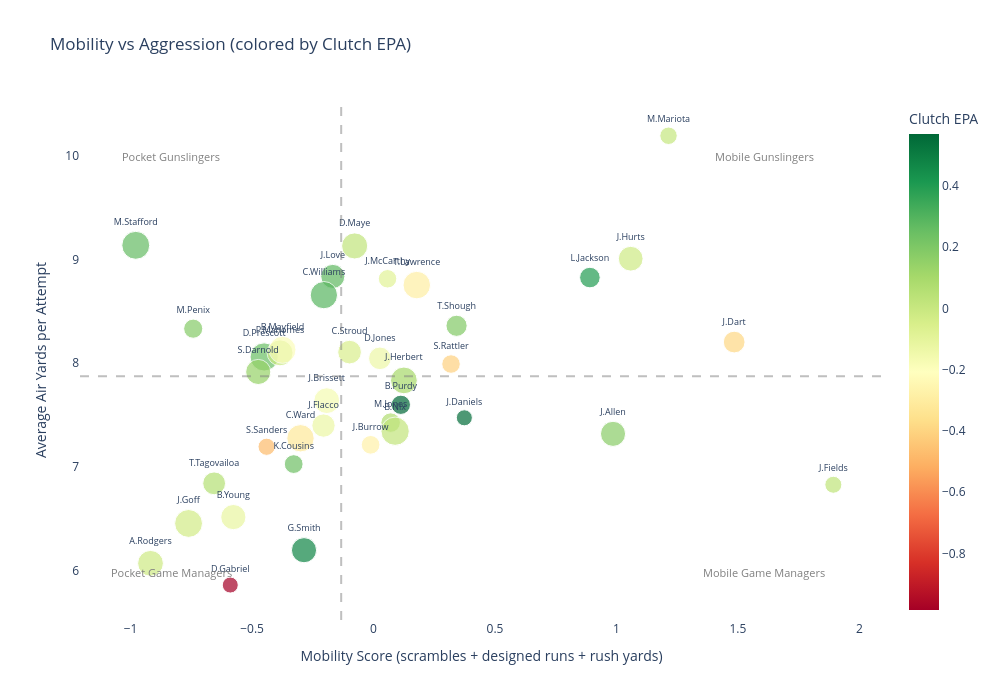

Source (notebook cell):
### Code cell
# FIXED: Mobility vs Aggression — now with real spread
fig = px.scatter(
    plot_df, 
    x='mobility_score', 
    y='avg_air_yards',
    text='player_name', 
    size='pass_attempts',
    color='clutch_epa',
    color_continuous_scale='RdYlGn',
    title='Mobility vs Aggression (colored by Clutch EPA)',
    labels={
        'mobility_score': 'Mobility Score (scrambles + designed runs + rush yards)',
        'avg_air_yards': 'Average Air Yards per Attempt',
        'clutch_epa': 'Clutch EPA'
    },
    hover_data=['team', 'rush_yards_per_game', 'designed_rush_rate']
)
fig.update_traces(textposition='top center', textfont_size=9)
fig.update_layout(
    width=1000, height=700,
    plot_bgcolor='white',
)

# Add quadrant lines at the median
fig.add_hline(y=plot_df['avg_air_yards'].median(), line_dash='dash', line_color='gray', opacity=0.5)
fig.add_vline(x=plot_df['mobility_score'].median(), line_dash='dash', line_color='gray', opacity=0.5)

# Add quadrant labels
fig.add_annotation(x=plot_df['mobility_score'].max()*0.85, y=plot_df['avg_air_yards'].max()*0.98,
                   text='Mobile Gunslingers', showarrow=False, font=dict(size=11, color='gray'))
fig.add_annotation(x=plot_df['mobility_score'].min()*0.85, y=plot_df['avg_air_yards'].max()*0.98,
                   text='Pocket Gunslingers', showarrow=False, font=dict(size=11, color='gray'))
fig.add_annotation(x=plot_df['mobility_score'].max()*0.85, y=plot_df['avg_air_yards'].min()*1.02,
                   text='Mobile Game Managers', showarrow=False, font=dict(size=11, color='gray'))
fig.add_annotation(x=plot_df['mobility_score'].min()*0.85, y=plot_df['avg_air_yards'].min()*1.02,
                   text='Pocket Game Managers', showarrow=False, font=dict(size=11, color='gray'))

fig.show()

### Figure 1 — Plotly figure (JSON) as saved in the notebook; plotly's stock layout.template omitted (floating-point values rounded to 4 significant figures)
{"data": [{"customdata": [["PIT", 0, 0.001901], ["CIN", 1.833, 0.01826], ["LA", 0, 0.008039], ["ATL", 0.9, 0.02105], ["LV", 0.4, 0.03282], ["WAS", 14, 0.09738], ["DAL", 0.7647, 0.01721], ["DET", 0.2941, 0.009677], ["ARI", 1.538, 0.02588], ["KC", 0.6429, 0.007435], ["BAL", 10.77, 0.07692], ["TB", 1.059, 0.008576], ["BUF", 10.81, 0.0844], ["SEA", 1.118, 0.01575], ["IND", 1.769, 0.0381], ["MIA", 0.1429, 0.01199], ["GB", 1.867, 0.02132], ["LAC", 4.562, 0.0423], ["PHI", 10.62, 0.1004], ["CIN", 2, 0.01779], ["NYJ", 16.56, 0.1519], ["JAX", 3.471, 0.04928], ["SF", 2.375, 0.0443], ["SF", 2.222, 0.03595], ["CAR", 0.875, 0.01179], ["HOU", 1.429, 0.02851], ["NO", 6, 0.05226], ["DEN", 3.882, 0.04525], ["NE", 2.941, 0.0375], ["WAS", 5.286, 0.07273], ["ATL", 0, 0.003448], ["CHI", 1.882, 0.03752], ["MIN", 3.5, 0.03915], ["CLE", 0.5, 0.008439], ["TEN", 1.059, 0.01661], ["NYG", 16.83, 0.09903], ["CLE", -0.2, 0.009756], ["NO", 6.727, 0.0508]], "hovertemplate": "Mobility Score (scrambles + designed runs + rush yards)=%{x}<br>Average Air Yards per Attempt=%{y}<br>pass_attempts=%{marker.size}<br>player_name=%{text}<br>team=%{customdata[0]}<br>rush_yards_per_game=%{customdata[1]}<br>designed_rush_rate=%{customdata[2]}<br>Clutch EPA=%{marker.color}<extra></extra>", "legendgroup": "", "marker": {"color": [-0.01946, -0.1298, 0.2606, 0.2393, 0.4733, 0.00531, 0.2454, -0.0322, -0.1678, -0.007089, 0.3964, -0.1927, 0.1709, 0.1395, -0.1329, 0.05664, 0.2732, 0.09954, -0.01914, -0.274, 0.02782, -0.2915, 0.07009, 0.5687, -0.1177, -0.05443, -0.4093, 0.01719, 0.02203, 0.5521, 0.1802, 0.2861, -0.08932, -0.4772, -0.3177, -0.3878, -0.9843, 0.19], "coloraxis": "coloraxis", "size": [525, 430, 617, 279, 501, 241, 628, 614, 527, 534, 336, 578, 499, 500, 404, 412, 459, 566, 484, 276, 229, 598, 302, 295, 503, 443, 272, 633, 539, 204, 289, 590, 270, 235, 592, 373, 203, 355], "sizemode": "area", "sizeref": 1.583, "symbol": "circle"}, "mode": "markers+text", "name": "", "orientation": "v", "showlegend": false, "text": ["A.Rodgers", "J.Flacco", "M.Stafford", "K.Cousins", "G.Smith", "M.Mariota", "D.Prescott", "J.Goff", "J.Brissett", "P.Mahomes", "L.Jackson", "B.Mayfield", "J.Allen", "S.Darnold", "D.Jones", "T.Tagovailoa", "J.Love", "J.Herbert", "J.Hurts", "J.Burrow", "J.Fields", "T.Lawrence", "M.Jones", "B.Purdy", "B.Young", "C.Stroud", "S.Rattler", "B.Nix", "D.Maye", "J.Daniels", "M.Penix", "C.Williams", "J.McCarthy", "S.Sanders", "C.Ward", "J.Dart", "D.Gabriel", "T.Shough"], "textfont": {"size": 9}, "textposition": "top center", "type": "scatter", "x": [-0.918, -0.2059, -0.9788, -0.3286, -0.2861, 1.214, -0.4503, -0.7614, -0.1925, -0.3848, 0.8908, -0.3747, 0.986, -0.4746, 0.02625, -0.6561, -0.1676, 0.1251, 1.059, -0.01192, 1.893, 0.1781, 0.07053, 0.1125, -0.5771, -0.09863, 0.3191, 0.08897, -0.07763, 0.3739, -0.7423, -0.2044, 0.05777, -0.44, -0.3006, 1.485, -0.5897, 0.3419], "xaxis": "x", "y": [6.069, 7.398, 9.138, 7.026, 6.195, 10.2, 8.06, 6.453, 7.638, 8.1, 8.827, 8.129, 7.318, 7.915, 8.047, 6.84, 8.838, 7.834, 9.009, 7.212, 6.827, 8.754, 7.427, 7.599, 6.515, 8.107, 7.992, 7.344, 9.132, 7.473, 8.333, 8.657, 8.815, 7.193, 7.276, 8.204, 5.859, 8.361], "yaxis": "y"}], "layout": {"annotations": [{"font": {"color": "gray", "size": 11}, "showarrow": false, "text": "Mobile Gunslingers", "x": 1.609, "y": 9.992}, {"font": {"color": "gray", "size": 11}, "showarrow": false, "text": "Pocket Gunslingers", "x": -0.832, "y": 9.992}, {"font": {"color": "gray", "size": 11}, "showarrow": false, "text": "Mobile Game Managers", "x": 1.609, "y": 5.976}, {"font": {"color": "gray", "size": 11}, "showarrow": false, "text": "Pocket Game Managers", "x": -0.832, "y": 5.976}], "coloraxis": {"colorbar": {"title": {"text": "Clutch EPA"}}, "colorscale": [[0, "rgb(165,0,38)"], [0.1, "rgb(215,48,39)"], [0.2, "rgb(244,109,67)"], [0.3, "rgb(253,174,97)"], [0.4, "rgb(254,224,139)"], [0.5, "rgb(255,255,191)"], [0.6, "rgb(217,239,139)"], [0.7, "rgb(166,217,106)"], [0.8, "rgb(102,189,99)"], [0.9, "rgb(26,152,80)"], [1, "rgb(0,104,55)"]]}, "height": 700, "legend": {"itemsizing": "constant", "tracegroupgap": 0}, "plot_bgcolor": "white", "shapes": [{"line": {"color": "gray", "dash": "dash"}, "opacity": 0.5, "type": "line", "x0": 0, "x1": 1, "xref": "x domain", "y0": 7.875, "y1": 7.875, "yref": "y"}, {"line": {"color": "gray", "dash": "dash"}, "opacity": 0.5, "type": "line", "x0": -0.1331, "x1": -0.1331, "xref": "x", "y0": 0, "y1": 1, "yref": "y domain"}], "title": {"text": "Mobility vs Aggression (colored by Clutch EPA)"}, "width": 1000, "xaxis": {"anchor": "y", "domain": [0, 1], "title": {"text": "Mobility Score (scrambles + designed runs + rush yards)"}}, "yaxis": {"anchor": "x", "domain": [0, 1], "title": {"text": "Average Air Yards per Attempt"}}}}
